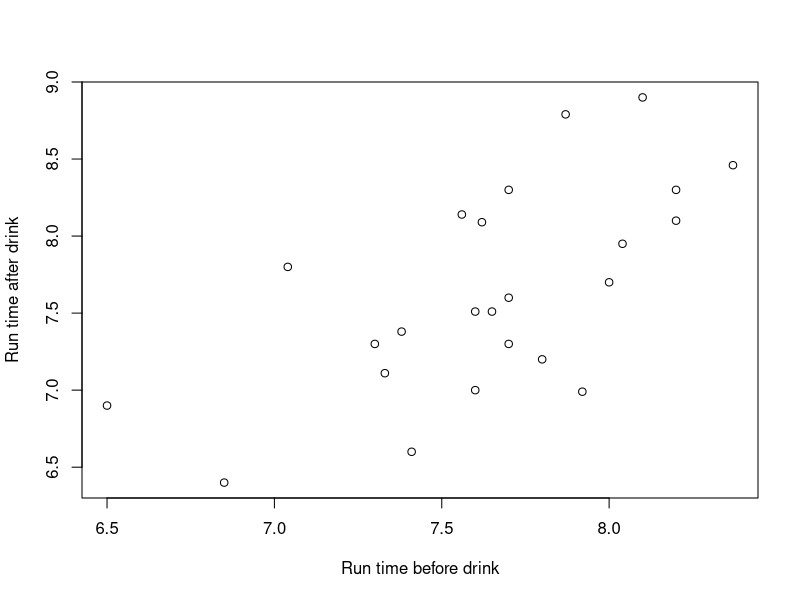
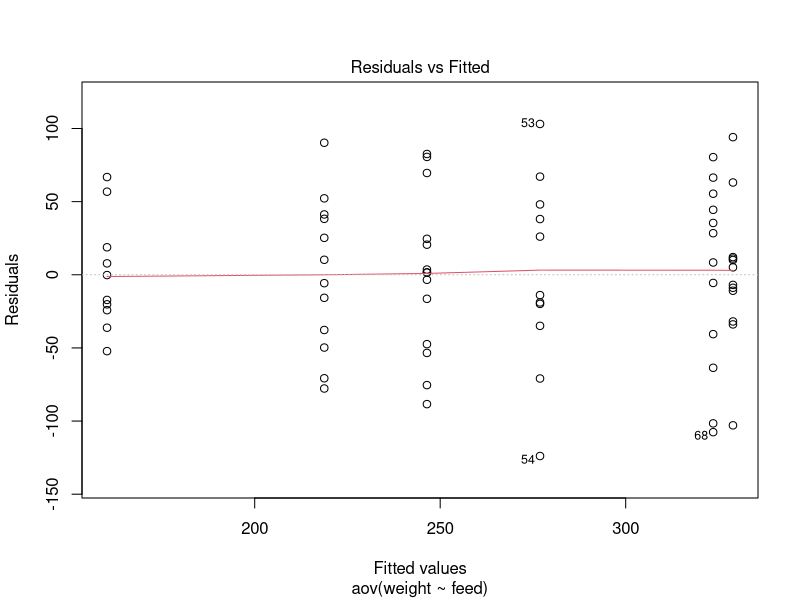
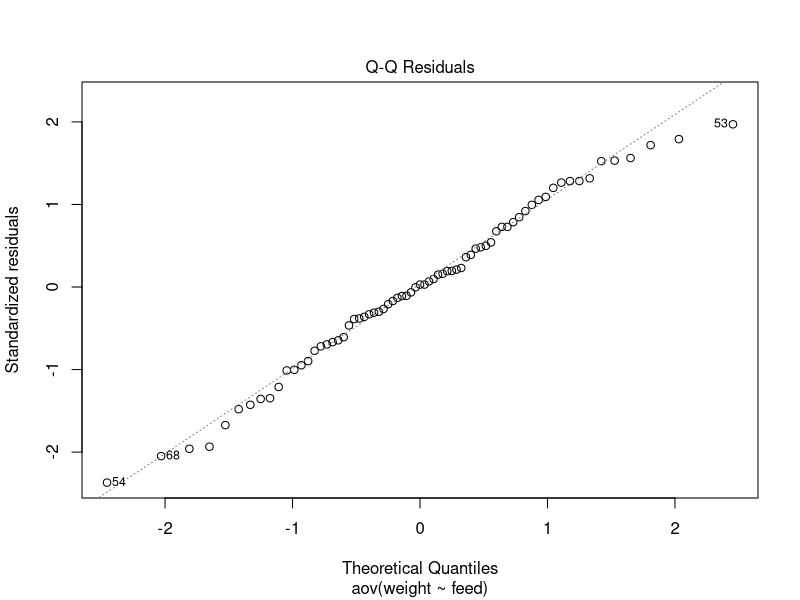
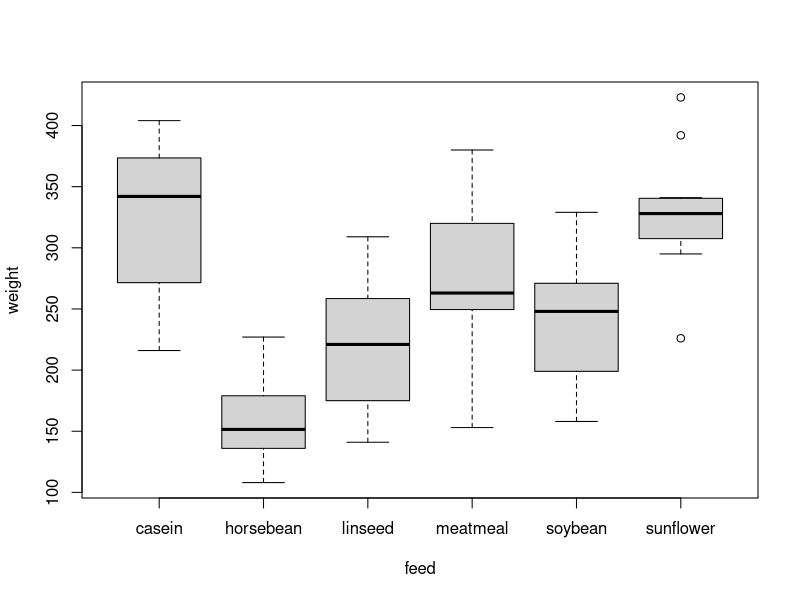

Here is the R script that generated these plots, in order:
## ---- chunk 1
knitr::opts_chunk$set(echo = TRUE)
## ---- chunk 2
birth = read.table("birthweight.txt",header=TRUE)
birthweight = birth$birthweight
## ---- chunk 3
mean(birthweight)
## ---- chunk 4
shapiro.test(birthweight)[2]
## ---- chunk 5
alpha = .1
t.test(birthweight, alternative = "l", conf.level = 1-alpha, mu = 2800)[3]
## ---- chunk 6
alpha = .05
t.test(birthweight, alternative = "l", conf.level = 1-alpha, mu = 2800)[3]

alpha = .05

## ---- chunk 7
# Load data
run = read.table("run.txt",header=TRUE)
lemo = subset(run, drink == "lemo")
energy = subset(run, drink == "energy")


## ---- chunk 8
# qqnorm(run$before, main = "Normal Q-Q plot before drink")
# qqnorm(run$after, main = "Normal Q-Q plot after drink")
shapiro.test(run$before)
shapiro.test(run$after)

## ---- chunk 9
plot(run$before, run$after, xlab="Run time before drink", ylab="Run time after drink")
cor.test(run$before, run$after,  method = "pearson")
## ---- chunk 10
# qqnorm(lemo$before)
shapiro.test(lemo$before)
# qqnorm(lemo$after)
shapiro.test(lemo$after)

# qqnorm(energy$before)
shapiro.test(energy$before)
# qqnorm(energy$after)
shapiro.test(energy$after)
## ---- chunk 11
t.test(lemo$before, lemo$after, paired = TRUE, var.equal = FALSE)
t.test(energy$before, energy$after, paired = TRUE, var.equal = FALSE)

## ---- chunk 12
lemo_diff = lemo$before - lemo$after
energy_diff = energy$before - energy$after

# qqnorm(lemo_diff)
shapiro.test(lemo_diff)
# qqnorm(energy_diff)
shapiro.test(energy_diff)

t.test(lemo_diff, energy_diff, paired = FALSE)
## ---- chunk 13
library(car)
chickwts = chickwts
leveneTest(weight ~ feed, data = chickwts)
res.aov = aov(weight ~ feed, data = chickwts)
plot(res.aov, 1)
plot(res.aov, 2)

boxplot(weight ~ feed, data = chickwts)


